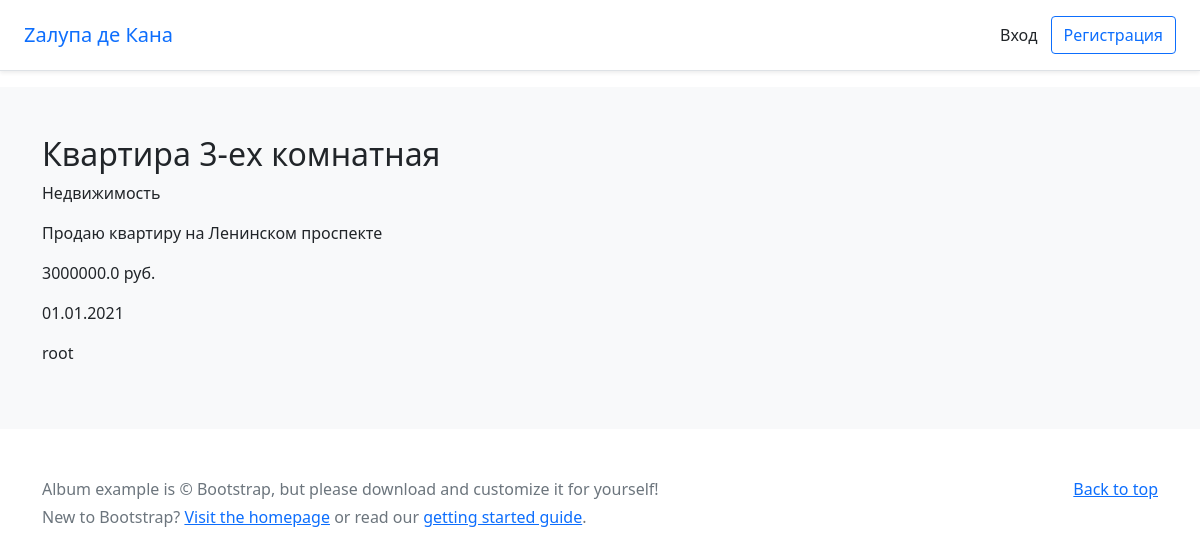
The page /bboard/detail/4/ on the database as committed earlier.
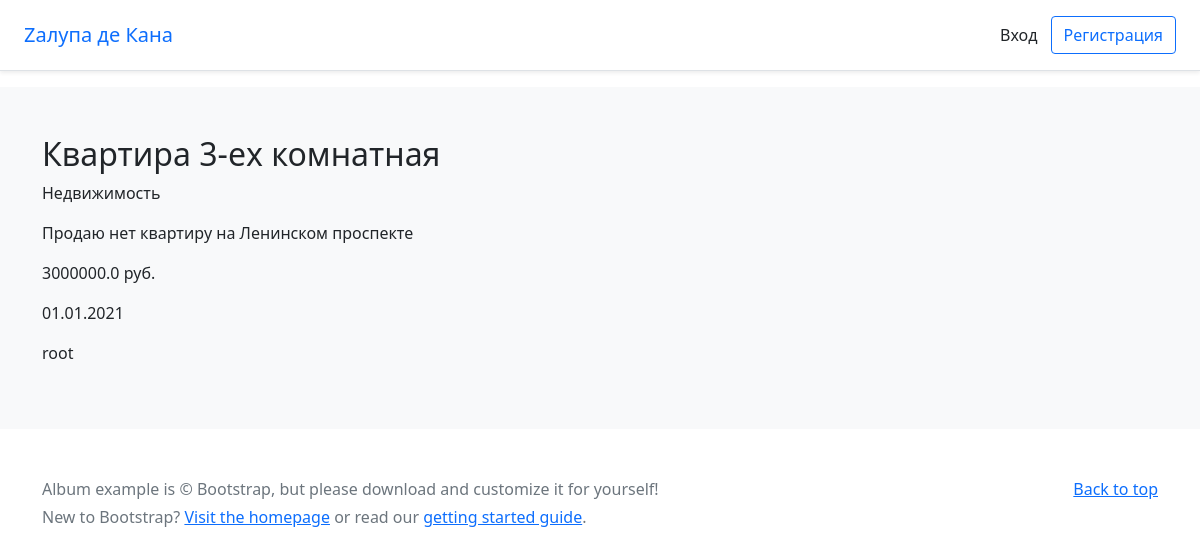
The same page on the database as committed later.
### bboard/models.py (models this page shows, shortened)
class Bb(models.Model):
    title = models.CharField(max_length=50, verbose_name="Товар")
    content = models.TextField(null=True, blank=True, verbose_name="Описание")
    rubric = models.ForeignKey('Rubric', null=True, on_delete=models.PROTECT, verbose_name="Рубрика")
    price = models.FloatField(null=True, blank=True, verbose_name="Цена")
    published = models.DateTimeField(auto_now_add=True, db_index=True, verbose_name="Опубликовано")
    user = models.ForeignKey(User, on_delete=models.CASCADE, null=True, default=User, verbose_name="Пользователь")
    class Meta:
        verbose_name = "Обьявление"
        verbose_name_plural = "Обьявления"
        ordering = ['-published']

class Rubric(models.Model):
    name = models.CharField(max_length=20, db_index=True, verbose_name="Название")
    class Meta:
        verbose_name = "Рубрика"
        verbose_name_plural = "Рубрики"
        ordering = ['name']

### bboard/views.py (the view)
# urls.py: path('detail/<int:pk>/', BbDetailView.as_view(), name='detail'),
class BbDetailView(DetailView):
    model = Bb
    def get_context_data(self, **kwargs):
        context = super().get_context_data(**kwargs)
        context['rubric'] = Rubric.objects.all()
        return context

### templates/bboard/bb_detail.html (shortened to what this page needs)
{% extends 'base.html' %}
{% block content %}
    <div>
        <h2>{{ bb.title }}</h2>
        <p>{{ bb.rubric.name }}</p>
        <p> {{ bb.content }}</p>
        <p> {{ bb.price }} руб.</p>
        <p> {{ bb.published|date:"d.m.Y" }}</p>
        <p>{{ bb.user }}</p>
    </div>
{% endblock %}

Rows that differ between the two databases and show on the page:
changed Bb "Квартира 3-ех комнатная": content "Продаю квартиру на Ленинском проспекте" → "Продаю нет квартиру на Ленинском проспекте"
